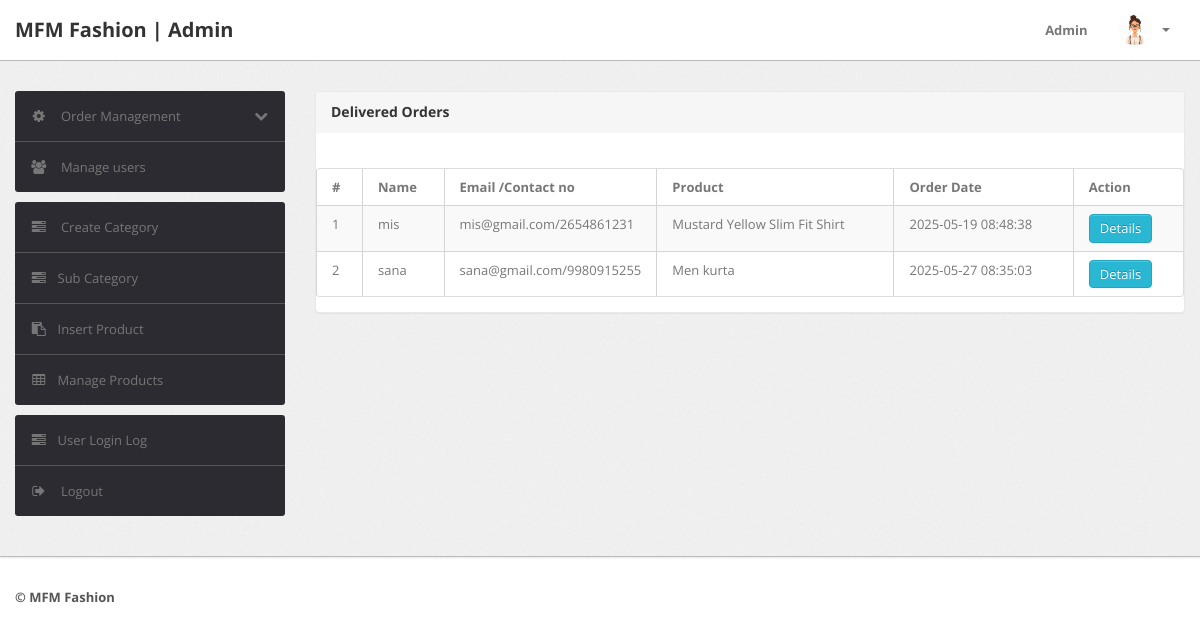
Page /shopping/admin/delivered-orders.php (signed in) on the earlier database version.
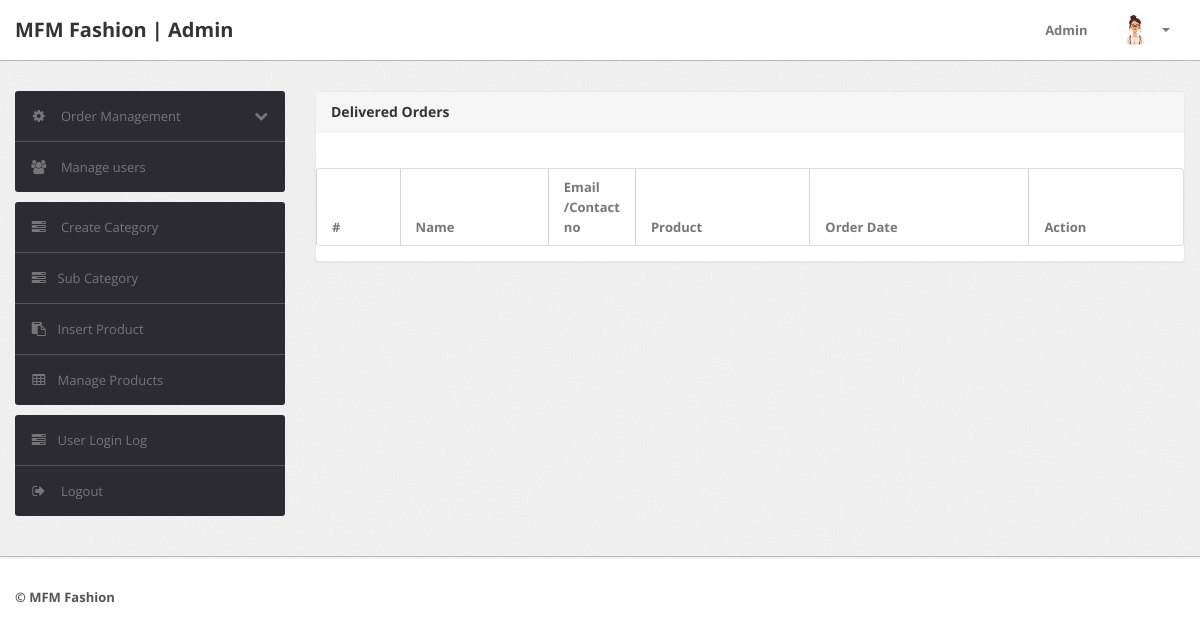
Same page on the later database version.
### tables this page shows
CREATE TABLE `orders` (
  `id` int(11) NOT NULL,
  `userId` int(11) DEFAULT NULL,
  `productId` varchar(255) DEFAULT NULL,
  `quantity` int(11) DEFAULT NULL,
  `orderDate` timestamp NOT NULL DEFAULT current_timestamp(),
  `paymentMethod` varchar(50) DEFAULT NULL,
  `orderStatus` varchar(55) DEFAULT NULL
);

CREATE TABLE `users` (
  `id` int(11) NOT NULL,
  `name` varchar(255) DEFAULT NULL,
  `email` varchar(255) DEFAULT NULL,
  `contactno` bigint(11) DEFAULT NULL,
  `password` varchar(255) DEFAULT NULL,
  `shippingAddress` longtext DEFAULT NULL,
  `shippingState` varchar(255) DEFAULT NULL,
  `shippingCity` varchar(255) DEFAULT NULL,
  `shippingPincode` int(11) DEFAULT NULL,
  `billingAddress` longtext DEFAULT NULL,
  `billingState` varchar(255) DEFAULT NULL,
  `billingCity` varchar(255) DEFAULT NULL,
  `billingPincode` int(11) DEFAULT NULL,
  `regDate` timestamp NOT NULL DEFAULT current_timestamp(),
  `updationDate` varchar(255) DEFAULT NULL
);

CREATE TABLE `products` (
  `id` int(11) NOT NULL,
  `category` int(11) NOT NULL,
  `subCategory` int(11) DEFAULT NULL,
  `productName` varchar(255) DEFAULT NULL,
  `productCompany` varchar(255) DEFAULT NULL,
  `productPrice` int(11) DEFAULT NULL,
  `productPriceBeforeDiscount` int(11) DEFAULT NULL,
  `productDescription` longtext DEFAULT NULL,
  `productImage1` varchar(255) DEFAULT NULL,
  `productImage2` varchar(255) DEFAULT NULL,
  `productImage3` varchar(255) DEFAULT NULL,
  `shippingCharge` int(11) DEFAULT NULL,
  `productAvailability` varchar(255) DEFAULT NULL,
  `postingDate` timestamp NULL DEFAULT current_timestamp(),
  `updationDate` varchar(255) DEFAULT NULL,
  `stock_quantity` int(11) NOT NULL DEFAULT 0
);

### shopping/admin/delivered-orders.php (the view, shortened to what this page needs)
<?php
include('include/config.php');
if(strlen($_SESSION['alogin'])==0)
	{
header('location:index.php');
}
else{
?>
<!DOCTYPE html>
<html lang="en">
<head>
	<link type="text/css" href="bootstrap/css/bootstrap.min.css" rel="stylesheet">
	<link type="text/css" href="bootstrap/css/bootstrap-responsive.min.css" rel="stylesheet">
	<link type="text/css" href="css/theme.css" rel="stylesheet">
	<link type="text/css" href="images/icons/css/font-awesome.css" rel="stylesheet">
</head>
<body>
<?php include('include/header.php');?>
	<div class="wrapper">
		<div class="container">
			<div class="row">
<?php include('include/sidebar.php');?>
			<div class="span9">
					<div class="content">
	<div class="module">
							<div class="module-head">
								<h3>Delivered Orders</h3>
							</div>
							<div class="module-body table">
									<br />
								<table cellpadding="0" cellspacing="0" border="0" class="datatable-1 table table-bordered table-striped	 display table-responsive" >
									<thead>
										<tr>
											<th>#</th>
											<th> Name</th>
											<th width="50">Email /Contact no</th>
											<th>Product </th>
											<th>Order Date</th>
											<th>Action</th>
										</tr>
									</thead>
<tbody>
<?php
$st='Delivered';
$query=mysqli_query($con,"select users.name as username,users.email as useremail,users.contactno as usercontact,users.shippingAddress as shippingaddress,users.shippingCity as shippingcity,users.shippingState as shippingstate,users.shippingPincode as shippingpincode,products.productName as productname,products.shippingCharge as shippingcharge,orders.quantity as quantity,orders.orderDate as orderdate,products.productPrice as productprice,orders.id as id  from orders join users on  orders.userId=users.id join products on products.id=orders.productId where orders.orderStatus='$st'");
$cnt=1;
while($row=mysqli_fetch_array($query))
{
?>
									<tr>
											<td><?php echo htmlentities($cnt);?></td>
											<td><?php echo htmlentities($row['username']);?></td>
											<td><?php echo htmlentities($row['useremail']);?>/<?php echo htmlentities($row['usercontact']);?></td>
											<td><?php echo htmlentities($row['productname']);?></td>
											<td><?php echo htmlentities($row['orderdate']);?></td>
											<td>    <a href="order-details.php?oid=<?php echo htmlentities($row['id']);?>" title="Order Details" target="_blank" class="btn btn-info">Details</a>
											</td>
											</tr>
										<?php $cnt=$cnt+1; } ?>
										</tbody>
								</table>
							</div>
						</div>
					</div>
				</div>
			</div>
		</div>
	</div>
<?php include('include/footer.php');?>
</body>
<?php } ?>

### shopping/admin/include/header.php (shortened to what this page needs)
<div class="navbar navbar-fixed-top">
		<div class="navbar-inner">
			<div class="container">
			  	<a class="brand" href="#">
			  		MFM Fashion | Admin
			  	</a>
				<div class="nav-collapse collapse navbar-inverse-collapse">
					<ul class="nav pull-right">
						<li><a href="#">
							Admin
						</a></li>
						<li class="nav-user dropdown">
							<a href="#" class="dropdown-toggle" data-toggle="dropdown">
								<img src="images/user.jpeg" class="nav-avatar" />
								<b class="caret"></b>
							</a>
						</li>
					</ul>
				</div>
			</div>
		</div>
	</div>

### shopping/admin/include/sidebar.php (shortened to what this page needs)
<div class="span3">
	<div class="sidebar">
       <ul class="widget widget-menu unstyled">
			<li>
				<a class="collapsed" data-toggle="collapse" href="#togglePages">
					<i class="menu-icon icon-cog"></i>
						<i class="icon-chevron-down pull-right"></i><i class="icon-chevron-up pull-right"></i>
							Order Management
				</a>
							</li>
							<li>
								<a href="manage-users.php">
									<i class="menu-icon icon-group"></i>
									Manage users
								</a>
							</li>
						</ul>
						<ul class="widget widget-menu unstyled">
                                <li><a href="category.php"><i class="menu-icon icon-tasks"></i> Create Category </a></li>
                                <li><a href="subcategory.php"><i class="menu-icon icon-tasks"></i>Sub Category </a></li>
                                <li><a href="insert-product.php"><i class="menu-icon icon-paste"></i>Insert Product </a></li>
                                <li><a href="manage-products.php"><i class="menu-icon icon-table"></i>Manage Products </a></li>
                            </ul>
						<ul class="widget widget-menu unstyled">
							<li><a href="user-logs.php"><i class="menu-icon icon-tasks"></i>User Login Log </a></li>
							<li>
								<a href="logout.php">
									<i class="menu-icon icon-signout"></i>
									Logout
								</a>
							</li>
						</ul>
					</div>
				</div>

### shopping/admin/include/footer.php
<div class="footer">
	<div class="container">
		<b class="copyright">&copy;  MFM Fashion </b>
	</div>
</div>

Differences in the rows shown:
removed orders: userId.name "mis", userId.email "mis@gmail.com", userId.contactno "2654861231", productId.productName "Mustard Yellow Slim Fit Shirt", orderDate "2025-05-19 08:48:38"
removed orders: userId.name "sana", userId.email "sana@gmail.com", userId.contactno "9980915255", productId.productName "Men kurta", orderDate "2025-05-27 08:35:03"
